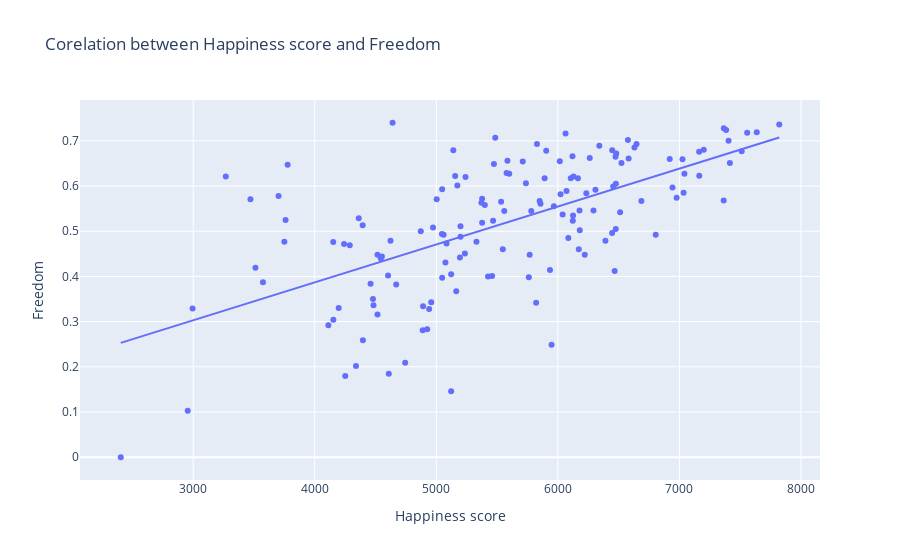

Here is the notebook cell this chart was saved with:
### Code cell
## lets take a another corelation 
#df.head()
fig = px.scatter(df, x=df["Happiness score"], y=df["Freedom"],trendline="ols"
                 ,title='Corelation between Happiness score and Freedom ')
fig.show()

### Figure 1 — Plotly figure (JSON) as saved in the notebook; plotly's stock layout.template omitted (floating-point values rounded to 4 significant figures; data arrays with more than 128 entries replaced by an {"elided": "..."} marker saying what was removed)
{"data": [{"hovertemplate": "Happiness score=%{x}<br>Freedom=%{y}<extra></extra>", "legendgroup": "", "marker": {"color": "#636efa", "symbol": "circle"}, "mode": "markers", "name": "", "orientation": "v", "showlegend": false, "type": "scatter", "x": {"elided": "146 int values"}, "xaxis": "x", "y": {"elided": "146 float values"}, "yaxis": "y"}, {"hovertemplate": "<b>OLS trendline</b><br>Freedom = 8.38536e-05 * Happiness score + 0.0515385<br>R<sup>2</sup>=0.390402<br><br>Happiness score=%{x}<br>Freedom=%{y} <b>(trend)</b><extra></extra>", "legendgroup": "", "marker": {"color": "#636efa", "symbol": "circle"}, "mode": "lines", "name": "", "showlegend": false, "type": "scatter", "x": {"elided": "146 int values"}, "xaxis": "x", "y": {"elided": "146 float values"}, "yaxis": "y"}], "layout": {"legend": {"tracegroupgap": 0}, "title": {"text": "Corelation between Happiness score and Freedom "}, "xaxis": {"anchor": "y", "domain": [0, 1], "title": {"text": "Happiness score"}}, "yaxis": {"anchor": "x", "domain": [0, 1], "title": {"text": "Freedom"}}}}
